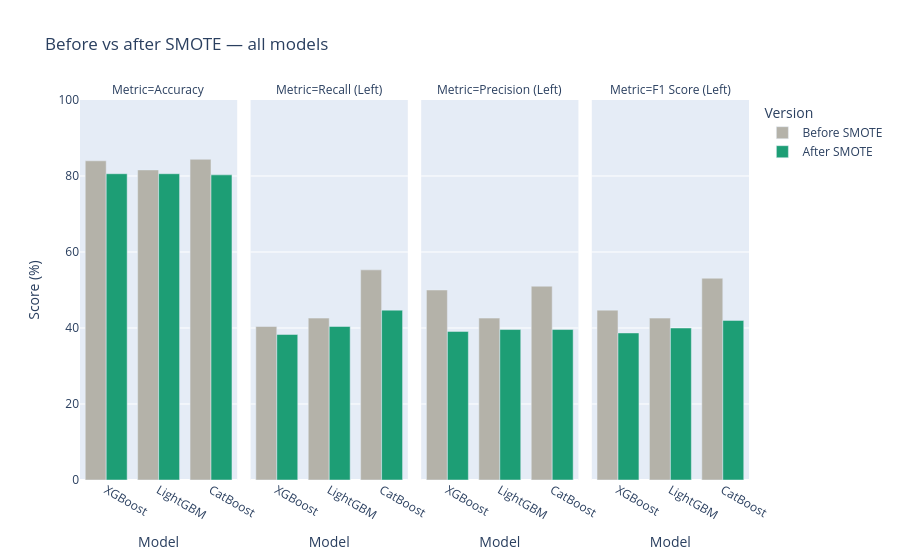

Notebook source saved alongside this figure:
### Code cell
results_df['Version'] = 'Before SMOTE'
results_smote_df['Version'] = 'After SMOTE'

combined = pd.concat([results_df, results_smote_df])

fig = px.bar(
    combined.melt(id_vars=['Model', 'Version'], var_name='Metric', value_name='Score (%)'),
    x='Model', y='Score (%)', color='Version', barmode='group',
    facet_col='Metric', title='Before vs after SMOTE — all models',
    color_discrete_map={'Before SMOTE': '#B4B2A9', 'After SMOTE': '#1D9E75'}
)
fig.update_layout(yaxis_range=[0, 100])
fig.show()

### Figure 1 — Plotly figure (JSON) as saved in the notebook; plotly's stock layout.template omitted (floating-point values rounded to 4 significant figures)
{"data": [{"alignmentgroup": "True", "hovertemplate": "Version=Before SMOTE<br>Metric=Accuracy<br>Model=%{x}<br>Score (%)=%{y}<extra></extra>", "legendgroup": "Before SMOTE", "marker": {"color": "#B4B2A9", "pattern": {"shape": ""}}, "name": "Before SMOTE", "offsetgroup": "Before SMOTE", "orientation": "v", "showlegend": true, "textposition": "auto", "type": "bar", "x": ["XGBoost", "LightGBM", "CatBoost"], "xaxis": "x", "y": [84.0, 81.6, 84.4], "yaxis": "y"}, {"alignmentgroup": "True", "hovertemplate": "Version=Before SMOTE<br>Metric=Recall (Left)<br>Model=%{x}<br>Score (%)=%{y}<extra></extra>", "legendgroup": "Before SMOTE", "marker": {"color": "#B4B2A9", "pattern": {"shape": ""}}, "name": "Before SMOTE", "offsetgroup": "Before SMOTE", "orientation": "v", "showlegend": false, "textposition": "auto", "type": "bar", "x": ["XGBoost", "LightGBM", "CatBoost"], "xaxis": "x2", "y": [40.4, 42.6, 55.3], "yaxis": "y2"}, {"alignmentgroup": "True", "hovertemplate": "Version=Before SMOTE<br>Metric=Precision (Left)<br>Model=%{x}<br>Score (%)=%{y}<extra></extra>", "legendgroup": "Before SMOTE", "marker": {"color": "#B4B2A9", "pattern": {"shape": ""}}, "name": "Before SMOTE", "offsetgroup": "Before SMOTE", "orientation": "v", "showlegend": false, "textposition": "auto", "type": "bar", "x": ["XGBoost", "LightGBM", "CatBoost"], "xaxis": "x3", "y": [50.0, 42.6, 51.0], "yaxis": "y3"}, {"alignmentgroup": "True", "hovertemplate": "Version=Before SMOTE<br>Metric=F1 Score (Left)<br>Model=%{x}<br>Score (%)=%{y}<extra></extra>", "legendgroup": "Before SMOTE", "marker": {"color": "#B4B2A9", "pattern": {"shape": ""}}, "name": "Before SMOTE", "offsetgroup": "Before SMOTE", "orientation": "v", "showlegend": false, "textposition": "auto", "type": "bar", "x": ["XGBoost", "LightGBM", "CatBoost"], "xaxis": "x4", "y": [44.7, 42.6, 53.1], "yaxis": "y4"}, {"alignmentgroup": "True", "hovertemplate": "Version=After SMOTE<br>Metric=Accuracy<br>Model=%{x}<br>Score (%)=%{y}<extra></extra>", "legendgroup": "After SMOTE", "marker": {"color": "#1D9E75", "pattern": {"shape": ""}}, "name": "After SMOTE", "offsetgroup": "After SMOTE", "orientation": "v", "showlegend": true, "textposition": "auto", "type": "bar", "x": ["XGBoost", "LightGBM", "CatBoost"], "xaxis": "x", "y": [80.6, 80.6, 80.3], "yaxis": "y"}, {"alignmentgroup": "True", "hovertemplate": "Version=After SMOTE<br>Metric=Recall (Left)<br>Model=%{x}<br>Score (%)=%{y}<extra></extra>", "legendgroup": "After SMOTE", "marker": {"color": "#1D9E75", "pattern": {"shape": ""}}, "name": "After SMOTE", "offsetgroup": "After SMOTE", "orientation": "v", "showlegend": false, "textposition": "auto", "type": "bar", "x": ["XGBoost", "LightGBM", "CatBoost"], "xaxis": "x2", "y": [38.3, 40.4, 44.7], "yaxis": "y2"}, {"alignmentgroup": "True", "hovertemplate": "Version=After SMOTE<br>Metric=Precision (Left)<br>Model=%{x}<br>Score (%)=%{y}<extra></extra>", "legendgroup": "After SMOTE", "marker": {"color": "#1D9E75", "pattern": {"shape": ""}}, "name": "After SMOTE", "offsetgroup": "After SMOTE", "orientation": "v", "showlegend": false, "textposition": "auto", "type": "bar", "x": ["XGBoost", "LightGBM", "CatBoost"], "xaxis": "x3", "y": [39.1, 39.6, 39.6], "yaxis": "y3"}, {"alignmentgroup": "True", "hovertemplate": "Version=After SMOTE<br>Metric=F1 Score (Left)<br>Model=%{x}<br>Score (%)=%{y}<extra></extra>", "legendgroup": "After SMOTE", "marker": {"color": "#1D9E75", "pattern": {"shape": ""}}, "name": "After SMOTE", "offsetgroup": "After SMOTE", "orientation": "v", "showlegend": false, "textposition": "auto", "type": "bar", "x": ["XGBoost", "LightGBM", "CatBoost"], "xaxis": "x4", "y": [38.7, 40.0, 42.0], "yaxis": "y4"}], "layout": {"annotations": [{"font": {}, "showarrow": false, "text": "Metric=Accuracy", "x": 0.1175, "xanchor": "center", "xref": "paper", "y": 1, "yanchor": "bottom", "yref": "paper"}, {"font": {}, "showarrow": false, "text": "Metric=Recall (Left)", "x": 0.3725, "xanchor": "center", "xref": "paper", "y": 1, "yanchor": "bottom", "yref": "paper"}, {"font": {}, "showarrow": false, "text": "Metric=Precision (Left)", "x": 0.6275, "xanchor": "center", "xref": "paper", "y": 1, "yanchor": "bottom", "yref": "paper"}, {"font": {}, "showarrow": false, "text": "Metric=F1 Score (Left)", "x": 0.8825, "xanchor": "center", "xref": "paper", "y": 1, "yanchor": "bottom", "yref": "paper"}], "barmode": "group", "legend": {"title": {"text": "Version"}, "tracegroupgap": 0}, "title": {"text": "Before vs after SMOTE — all models"}, "xaxis": {"anchor": "y", "domain": [0, 0.235], "title": {"text": "Model"}}, "xaxis2": {"anchor": "y2", "domain": [0.255, 0.49], "matches": "x", "title": {"text": "Model"}}, "xaxis3": {"anchor": "y3", "domain": [0.51, 0.745], "matches": "x", "title": {"text": "Model"}}, "xaxis4": {"anchor": "y4", "domain": [0.765, 1.0], "matches": "x", "title": {"text": "Model"}}, "yaxis": {"anchor": "x", "domain": [0, 1], "range": [0, 100], "title": {"text": "Score (%)"}}, "yaxis2": {"anchor": "x2", "domain": [0, 1], "matches": "y", "showticklabels": false}, "yaxis3": {"anchor": "x3", "domain": [0, 1], "matches": "y", "showticklabels": false}, "yaxis4": {"anchor": "x4", "domain": [0, 1], "matches": "y", "showticklabels": false}}}
